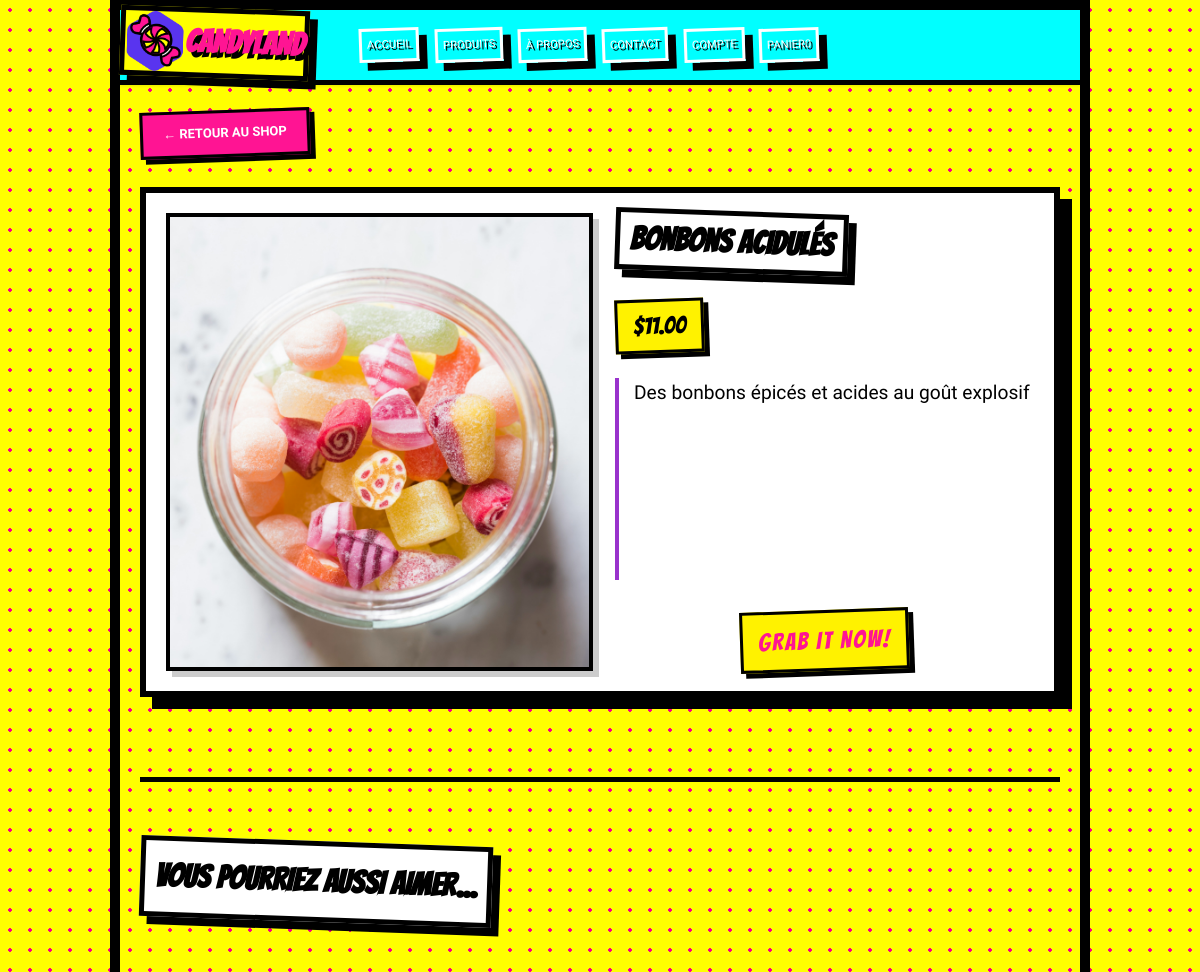
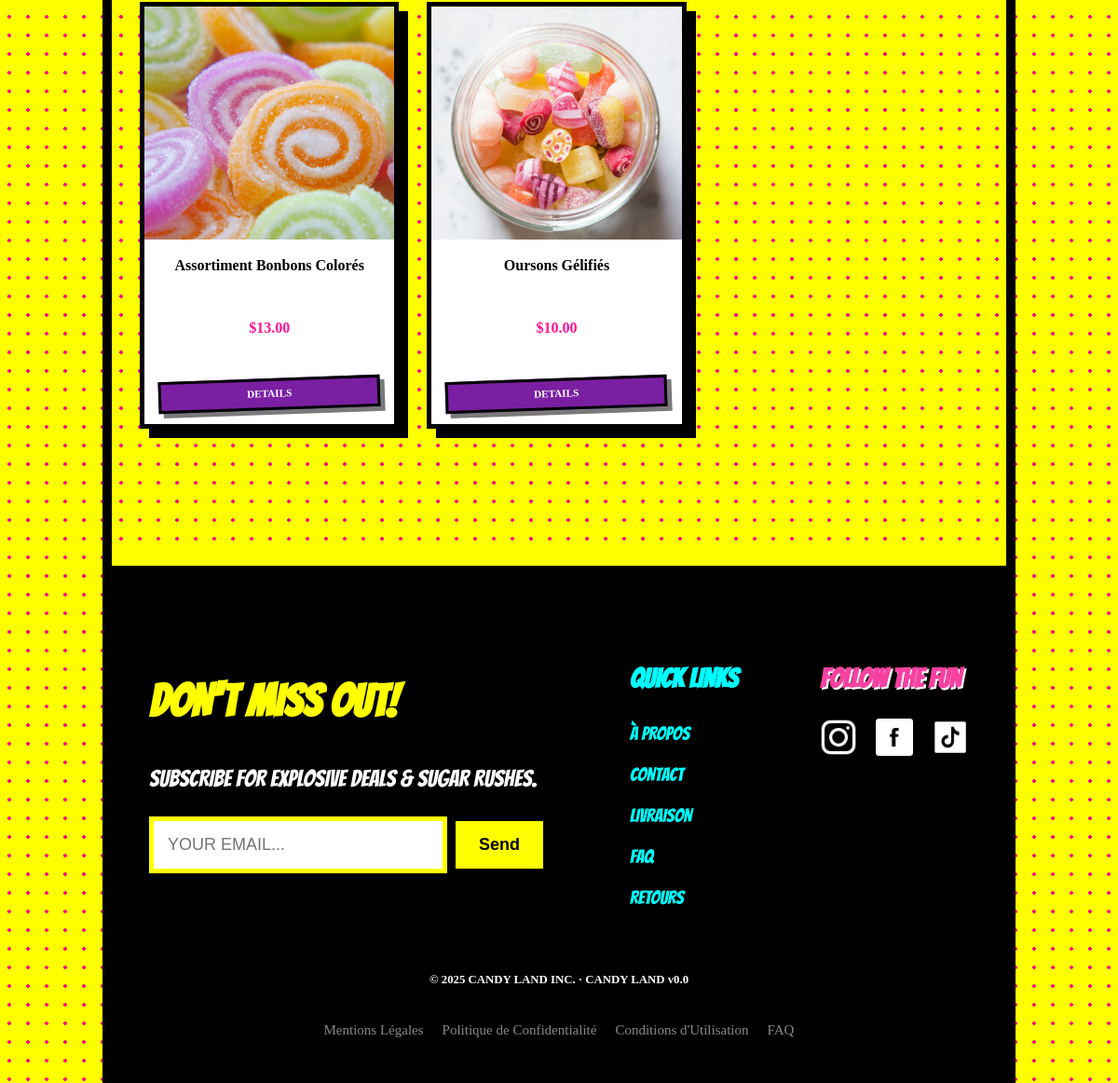
Page /product/show/3 on the committed database (2 pictures, top to bottom).
### tables this page shows
CREATE TABLE `product` (
  `id` int NOT NULL,
  `category_id` int NOT NULL,
  `name` varchar(99) NOT NULL,
  `description` text NOT NULL,
  `product_image` varchar(1000) NOT NULL
);

### core/view.php (called while the page is built, shortened)
<?php
function load_view($view, $data = []) {
    $view_file = VIEW_PATH . '/' . $view . '.php';
    require $view_file;
}
function load_view_with_layout($view, $data = [], $layout = 'layout') {
    load_view($view, $data);
}

### controllers/product_controller.php (called while the page is built, shortened)
<?php
function product_show($id) {
    $product = get_product_by_id($id);
    if (function_exists('get_product_price')) {
        $product['price'] = get_product_price($product['id']);
    } else {
        $item = db_select_one("SELECT price FROM product_item WHERE product_id = ?", [$product['id']]);
        $product['price'] = $item['price'] ?? null;
    }
    $related = [];
    if (function_exists('get_related_products')) {
        $related = get_related_products($product['category_id'], $product['id'], 3);
    }
    $data = [
        'title'   => $product['name'],
        'product' => $product,
        'related' => $related
    ];
    load_view_with_layout('products/show', $data);
}

### core/router.php (called while the page is built, shortened)
<?php
function parse_request_url() {
	$url = $_GET['url'] ?? '';
	$url = rtrim($url, '/');
	$url = filter_var($url, FILTER_SANITIZE_URL);
	$subdomain = str_replace(HOST_NAME, '', str_replace('.'.HOST_NAME, '', $_SERVER['HTTP_HOST']));
	$url_parts = explode('/', $url);
	$controller = $url_parts[0] ?? 'home';
	$action = $url_parts[1] ?? 'index';
	$params = array_slice($url_parts, 2);
	return [
		'subdomain' => $subdomain,
		'controller' => $controller,
		'action' => $action,
		'params' => $params
	];
}
function dispatch() {
	$route = parse_request_url();
	$controller_name = $route['controller'];
	$action_name = $route['action'];
	$params = $route['params'];
	$action_function = $controller_name . '_' . $action_name;
	call_user_func_array($action_function, $params);
}

### public/index.php (called while the page is built, shortened)
<?php
require_once __DIR__ . '/../config/database.php';
require_once CORE_PATH . '/database.php';
require_once CORE_PATH . '/router.php';
require_once CORE_PATH . '/view.php';
require_once INCLUDE_PATH . '/helpers.php';
require_once MODEL_PATH . '/products_model.php';
dispatch();

### core/database.php (called while the page is built, shortened)
<?php
function db_connect() {
    static $pdo = null;
    if ($pdo === null) {
        try {
            $dsn = "mysql:host=" . DB_HOST . ";dbname=" . DB_NAME . ";charset=" . DB_CHARSET;
            $options = [
                PDO::ATTR_ERRMODE => PDO::ERRMODE_EXCEPTION,
                PDO::ATTR_DEFAULT_FETCH_MODE => PDO::FETCH_ASSOC,
                PDO::ATTR_EMULATE_PREPARES => false,
            ];
            $pdo = new PDO($dsn, DB_USER, DB_PASS, $options);
        } catch (PDOException $e) {
            die("Erreur de connexion à la base de données : " . $e->getMessage());
        }
    }
    return $pdo;
}
function db_select($query, $params = []) {
    $pdo = db_connect();
    $stmt = $pdo->prepare($query);
    $stmt->execute($params);
    return $stmt->fetchAll();
}
function db_select_one($query, $params = []) {
    $pdo = db_connect();
    $stmt = $pdo->prepare($query);
    $stmt->execute($params);
    return $stmt->fetch();
}

### models/products_model.php (called while the page is built, shortened)
<?php
function get_product_by_id($id)
{
    $query = "SELECT * FROM product WHERE id = :id";
    return db_select_one($query, ['id' => $id]);
}
function get_related_products($category_id, $exclude_id, $limit = 4)
{
    $query = "SELECT * FROM product WHERE category_id = :category_id AND id != :exclude_id LIMIT :limit";
    return db_select($query, [
        'category_id' => $category_id,
        'exclude_id'  => $exclude_id,
        'limit'       => (int)$limit
    ]);
}
function get_product_price($product_id)
{
    $query = "SELECT price FROM product_item WHERE product_id = ? LIMIT 1";
    $result = db_select_one($query, [$product_id]);
    return $result ? $result['price'] : null;
}

### views/products/show.php (the view, shortened to what this page needs)
<div class="shop-page shop-page-padding">
    <div class="container back-btn-container">
        <a href="<?php echo url('product'); ?>" class="category-btn back-btn-custom">
            &larr; RETOUR AU SHOP
        </a>
    </div>
    <div class="container product-show-wrapper">
        <div class="product-detail-card">
            <div class="detail-left">
                <div class="product-image-large">
                    <img src="<?php echo url($product['product_image']); ?>"
                         alt="<?php e($product['name']); ?>"
                         onerror="this.onerror=null; this.src='<?php echo url('assets/images/default.jpg'); ?>'">
                </div>
            </div>
            <div class="detail-right">
                <h1 class="detail-title">
                </h1>
                <div class="detail-price">
                    <?php echo $product['price'] ? '$' . number_format($product['price'], 2) : 'Prix indisponible'; ?>
                </div>
                <div class="detail-description">
                    <?php echo nl2br(esc($product['description'])); ?>
                </div>
                <button class="btn-grab-large add-to-cart" data-id="<?php echo $product['id']; ?>" >
                    GRAB IT NOW!
                </button>
            </div>
        </div>
    </div>
    <?php if (!empty($related)): ?>
    <div class="container related-products-container">
        <h1 class="related-title">
            VOUS POURRIEZ AUSSI AIMER...
        </h1>
        <div class="products-grid related-grid">
            <?php foreach ($related as $rel): ?>
                <div class="product-card" onclick="window.location.href='<?php echo url('product/show/' . $rel['id']); ?>'">
                    <div class="product-image">
                        <img src="<?php echo url($rel['product_image']); ?>"
                             alt="<?php e($rel['name']); ?>"
                             onerror="this.onerror=null; this.src='<?php echo url('assets/images/default.jpg'); ?>'">
                    </div>
                    <h4><?php e($rel['name']); ?></h4>
                    <p class="price">
                        <?php echo isset($rel['price']) && $rel['price'] ? '$' . number_format($rel['price'], 2) : '$?.??'; ?>
                    </p>
                    <div class="product-actions">
                        <a href="<?php echo url('product/show/' . $rel['id']); ?>" class="btn-details" style="width:100%">DETAILS</a>
                    </div>
                </div>
            <?php endforeach; ?>
        </div>
    </div>
    <?php endif; ?>
</div>

### includes/helpers.php (shortened to what this page needs)
<?php
function escape($string)
{
	return htmlspecialchars($string ?? '', ENT_QUOTES, 'UTF-8');
}
function e($string)
{
	echo escape($string);
}
function esc($string)
{
	return escape($string);
}
function url($path = '', $admin = false)
{
	$base_url = rtrim($admin ? ADMIN_URL : BASE_URL, '/');
	$path = ltrim($path, '/');
	return $base_url . '/' . $path;
}

### rows in the picture
product: name "Bonbons Acidulés", category "11.00", description "Des bonbons épicés et acides au goût explosif"
product: product_image (picture), name "Assortiment Bonbons Colorés", price "13.00"
product: shows a picture, name "Oursons Gélifiés", price "10.00"

### other values in the picture
APP_NAME "CANDYLAND"
